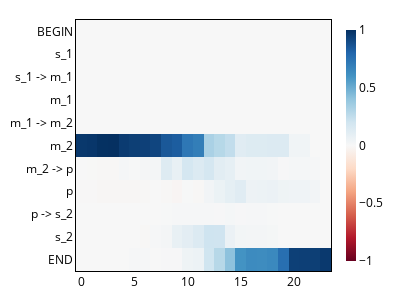

Notebook code cell kept with this figure:
### Code cell
pu.plot_residual(h.normalise_tensor(h.resize_all(s_resid_denoising)), labels, image_dir / "symbolic_residual.png")

### Figure 1 — Plotly figure (JSON) as saved in the notebook; plotly's stock layout.template omitted (floating-point values rounded to 4 significant figures; data arrays with more than 128 entries replaced by an {"elided": "..."} marker saying what was removed)
{"data": [{"coloraxis": "coloraxis", "hovertemplate": "Layer: %{x}<br>Sequence Position: %{y}<br>color: %{z}<extra></extra>", "name": "0", "type": "heatmap", "xaxis": "x", "y": ["BEGIN", "s_1", "s_1 -> m_1", "m_1", "m_1 -> m_2", "m_2", "m_2 -> p", "p", "p -> s_2", "s_2", "END"], "yaxis": "y", "z": {"elided": "11x24 float values"}}], "layout": {"coloraxis": {"cmid": 0, "colorbar": {"len": 1, "lenmode": "fraction", "thickness": 10, "thicknessmode": "pixels", "title": {}}, "colorscale": [[0, "rgb(103,0,31)"], [0.1, "rgb(178,24,43)"], [0.2, "rgb(214,96,77)"], [0.3, "rgb(244,165,130)"], [0.4, "rgb(253,219,199)"], [0.5, "rgb(247,247,247)"], [0.6, "rgb(209,229,240)"], [0.7, "rgb(146,197,222)"], [0.8, "rgb(67,147,195)"], [0.9, "rgb(33,102,172)"], [1, "rgb(5,48,97)"]]}, "font": {"color": "black", "size": 12}, "height": 300, "margin": {"b": 20, "l": 10, "r": 10, "t": 20}, "title": {"font": {"size": 14}}, "width": 400, "xaxis": {"anchor": "y", "constrain": "domain", "domain": [0, 1], "linecolor": "black", "linewidth": 1, "mirror": true, "scaleanchor": "y", "showline": true, "showticklabels": true, "tickmode": "array", "ticks": "", "title": {}}, "yaxis": {"anchor": "x", "autorange": "reversed", "constrain": "domain", "domain": [0, 1], "linecolor": "black", "linewidth": 1, "mirror": true, "showline": true, "showticklabels": true, "tickmode": "array", "ticks": "", "ticktext": ["BEGIN", "s_1", "s_1 -> m_1", "m_1", "m_1 -> m_2", "m_2", "m_2 -> p", "p", "p -> s_2", "s_2", "END"], "tickvals": [0, 1, 2, 3, 4, 5, 6, 7, 8, 9, 10], "title": {}}}}
